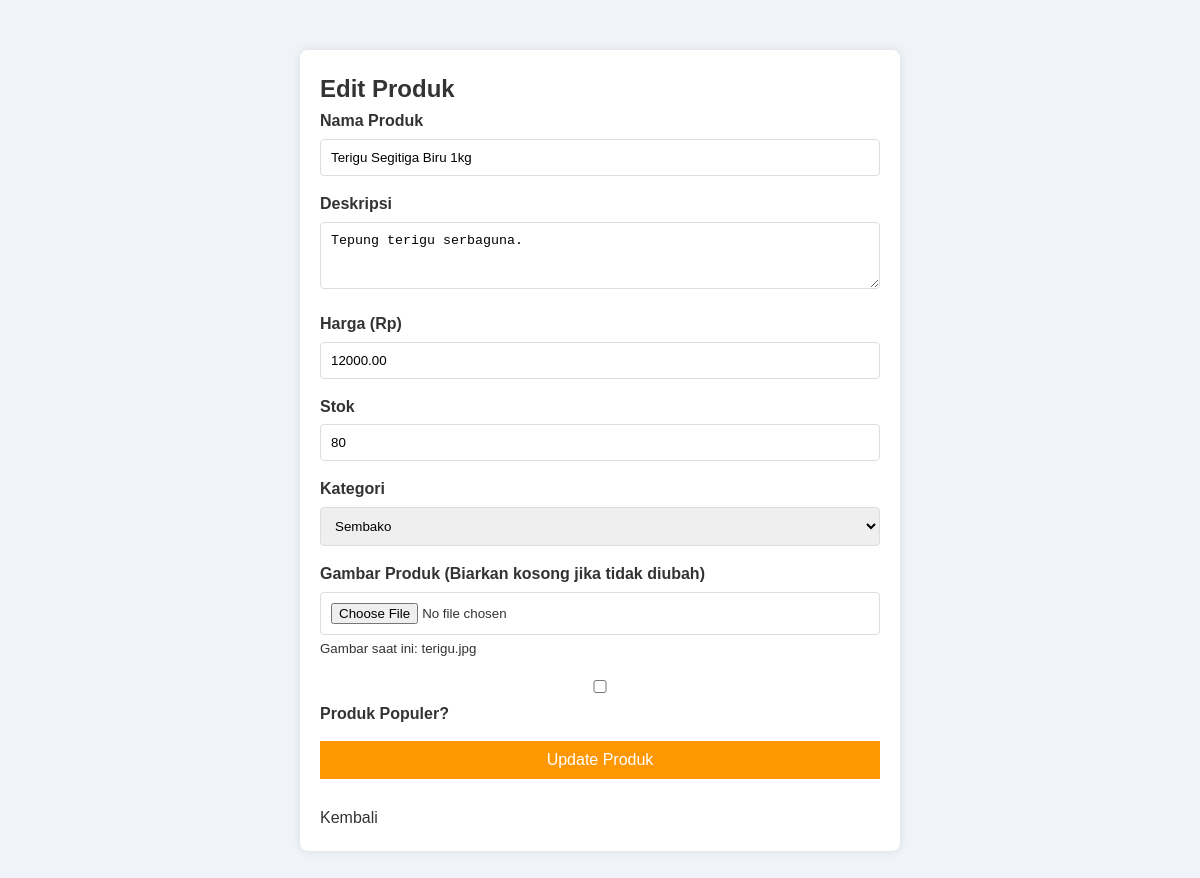
The app's page /admin/edit_produk.php?id=5 (signed in) with its own data.
### tables this page shows
CREATE TABLE IF NOT EXISTS products (
    id INT AUTO_INCREMENT PRIMARY KEY,
    name VARCHAR(255) NOT NULL,
    description TEXT,
    price DECIMAL(10, 2) NOT NULL,
    stock INT DEFAULT 0,
    image VARCHAR(255) DEFAULT 'default.jpg',
    category VARCHAR(100),
    is_popular BOOLEAN DEFAULT 0,
    created_at TIMESTAMP DEFAULT CURRENT_TIMESTAMP
);

### admin/edit_produk.php (the view, shortened to what this page needs)
<?php
require_once '../config/database.php';
$id = $_GET['id'];
$stmt = $conn->prepare("SELECT * FROM products WHERE id = :id");
$stmt->bindParam(':id', $id);
$stmt->execute();
$product = $stmt->fetch(PDO::FETCH_ASSOC);
?>
<!DOCTYPE html>
<html lang="id">
<head>
    <link rel="stylesheet" href="../style.css">
</head>
<body>
    <div class="form-container">
        <h2>Edit Produk</h2>
        <form action="proses_produk.php" method="POST" enctype="multipart/form-data">
            <div class="form-group">
                <label>Nama Produk</label>
                <input type="text" name="name" value="<?php echo htmlspecialchars($product['name']); ?>" required>
            </div>
            <div class="form-group">
                <label>Deskripsi</label>
                <textarea name="description" rows="3"><?php echo htmlspecialchars($product['description']); ?></textarea>
            </div>
            <div class="form-group">
                <label>Harga (Rp)</label>
                <input type="number" name="price" value="<?php echo $product['price']; ?>" required>
            </div>
            <div class="form-group">
                <label>Stok</label>
                <input type="number" name="stock" value="<?php echo $product['stock']; ?>" required>
            </div>
            <div class="form-group">
                <label>Kategori</label>
                <select name="category">
                    <?php
                    $categories = ['Sembako', 'Makanan Instan', 'Minuman', 'Bumbu Dapur', 'Perlengkapan Rumah'];
                    foreach ($categories as $cat) {
                        $selected = ($product['category'] == $cat) ? 'selected' : '';
                        echo "<option value='$cat' $selected>$cat</option>";
                    }
                    ?>
                </select>
            </div>
            <div class="form-group">
                <label>Gambar Produk (Biarkan kosong jika tidak diubah)</label>
                <input type="file" name="image">
                <small>Gambar saat ini: <?php echo $product['image']; ?></small>
            </div>
            <div class="form-group">
                <label>
                    <input type="checkbox" name="is_popular" value="1" <?php echo $product['is_popular'] ? 'checked' : ''; ?>> Produk Populer?
                </label>
            </div>
            <button type="submit" class="btn-submit">Update Produk</button>
            <br><br>
            <a href="produk.php">Kembali</a>
        </form>
    </div>
</body>
</html>

### style.css (style rules this page uses)
:root { --primary-color: #0a2a66; --primary-dark: #06173a; --accent-color: #d4af37; --text-color: #333; --bg-light: #f0f4f8; --white: #ffffff; --wrapper-width: 1200px; }
* { margin: 0; padding: 0; box-sizing: border-box; }
body { font-family: 'Poppins', sans-serif; color: var(--text-color); background-color: var(--bg-light); line-height: 1.6; }
a { text-decoration: none; color: inherit; }

### admin/edit_produk.php (style rules this page uses)
.form-container { max-width: 600px; margin: 50px auto; padding: 20px; background: white; box-shadow: 0 0 10px rgba(0,0,0,0.1); border-radius: 8px; }
.form-group { margin-bottom: 15px; }
.form-group label { display: block; margin-bottom: 5px; font-weight: bold; }
.form-group input, .form-group textarea, .form-group select { width: 100%; padding: 10px; border: 1px solid #ddd; border-radius: 4px; }
.btn-submit { background: #ff9800; color: white; border: none; padding: 10px 20px; cursor: pointer; width: 100%; font-size: 1rem; }

### records on screen
products: name "Terigu Segitiga Biru 1kg", description "Tepung terigu serbaguna.", price "12000.00", stock "80", image "terigu.jpg"

### other values on screen
form field category "Sembako"
